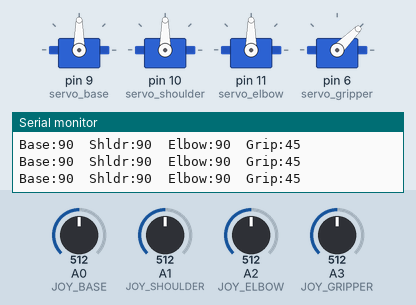
Simulated run of this sketch. Board: Arduino Uno, built with avr-gcc and run on an emulated ATmega328P. Shown: 4 × servo, the last lines printed to the serial monitor. Inputs (shaded band) come from the test bench; at power-on: A0 (JOY_BASE) = 512, A3 (JOY_GRIPPER) = 512, A1 (JOY_SHOULDER) = 512, A2 (JOY_ELBOW) = 512.

Above: at 1.7 s.
1.8 s: A0 (JOY_BASE) set to 610
4.8 s: A0 (JOY_BASE) set to 639
At 4.95 s:
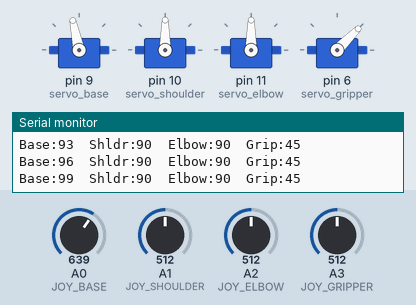
At 7.4 s:
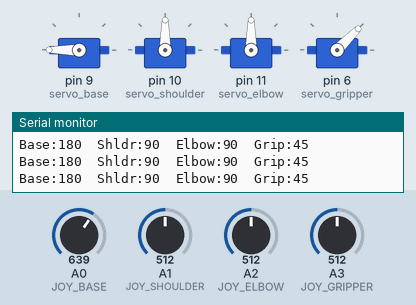
7.8 s: A3 (JOY_GRIPPER) set to 610
10.8 s: A3 (JOY_GRIPPER) set to 630
At 12.6 s:
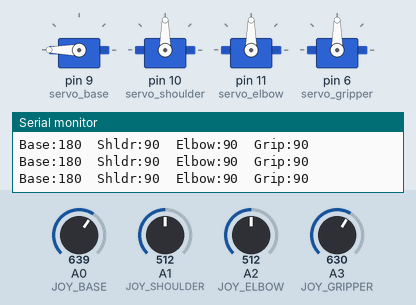
13.8 s: A1 (JOY_SHOULDER) set to 607
16.8 s: A1 (JOY_SHOULDER) set to 630
At 18.5 s:
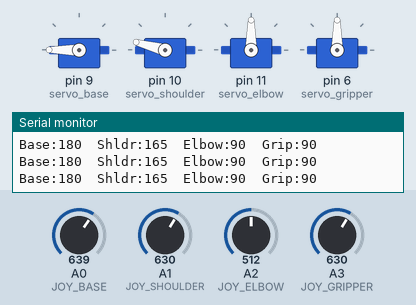
Timing chart, 0 to 20.0 s (numbered marks = the images above; inputs shaded):
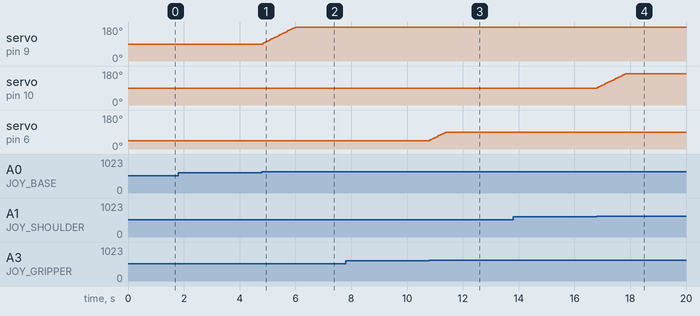

The sketch:

robotic_arm_4joystick_simple.ino
```cpp
/*
 * ================================================
 *  4-Axis Robotic Arm — Joystick Control
 *  Board  : Arduino Uno
 *  Servos : 4x SG90 or MG90S
 *  Input  : 4x Joystick modules (1 axis each used)
 * ================================================
 *
 *  Wiring:
 *  -------
 *  Joystick 1 (Base)     → A0    |  Servo 1 (Base)     → D9
 *  Joystick 2 (Shoulder) → A1    |  Servo 2 (Shoulder) → D10
 *  Joystick 3 (Elbow)    → A2    |  Servo 3 (Elbow)    → D11
 *  Joystick 4 (Gripper)  → A3    |  Servo 4 (Gripper)  → D6
 *
 *  How it works:
 *  -------------
 *  Push a joystick forward  → servo moves in one direction
 *  Push a joystick backward → servo moves the other direction
 *  Let go (center ~512)     → servo holds its position
 *
 *  Power note:
 *  -----------
 *  Do NOT power servos from the Arduino 5V pin.
 *  Use a separate 5V / 2A power supply.
 *  Connect the GND of that supply to Arduino GND.
 * ================================================
 */

#include <Servo.h>

// ── Servo objects ────────────────────────────────
Servo servo_base;
Servo servo_shoulder;
Servo servo_elbow;
Servo servo_gripper;

// ── Starting positions (degrees) ─────────────────
int base_deg     = 90;
int shoulder_deg = 90;
int elbow_deg    = 90;
int gripper_deg  = 45;

// ── Joystick analog pins ──────────────────────────
#define JOY_BASE     A0
#define JOY_SHOULDER A1
#define JOY_ELBOW    A2
#define JOY_GRIPPER  A3

// ── Tuning knobs ──────────────────────────────────
// How many degrees to move per loop tick when joystick is pushed.
// Raise this number = faster arm. Lower = slower/more precise.
#define SPEED 3

// Joystick dead zone: values between LOW_THRESH and HIGH_THRESH
// are treated as "center / not moving". This prevents drift.
// Most joystick modules center around 512 out of 0-1023.
#define LOW_THRESH  400
#define HIGH_THRESH 620

// Loop delay in milliseconds — controls how fast the loop runs.
// 20ms = 50 times per second. Good balance of speed and smoothness.
#define LOOP_DELAY  20

// ── Soft limits (degrees) ─────────────────────────
// Keeps each joint from hitting its physical end stop.
// Adjust these to match YOUR arm's safe range of motion.
#define BASE_MIN      0
#define BASE_MAX      180

#define SHOULDER_MIN  15
#define SHOULDER_MAX  165

#define ELBOW_MIN     15
#define ELBOW_MAX     165

#define GRIPPER_MIN   10
#define GRIPPER_MAX   90

// =================================================
void setup() {
  Serial.begin(9600);

  // Attach each servo to its PWM pin
  servo_base.attach(9);
  servo_shoulder.attach(10);
  servo_elbow.attach(11);
  servo_gripper.attach(6);

  // Write starting positions so arm starts at a known safe spot
  servo_base.write(base_deg);
  servo_shoulder.write(shoulder_deg);
  servo_elbow.write(elbow_deg);
  servo_gripper.write(gripper_deg);

  delay(500); // brief pause to let servos reach start position

  Serial.println("Robotic arm ready.");
}

// =================================================
void loop() {

  // ── Read all 4 joysticks ───────────────────────
  int joy_base     = analogRead(JOY_BASE);
  int joy_shoulder = analogRead(JOY_SHOULDER);
  int joy_elbow    = analogRead(JOY_ELBOW);
  int joy_gripper  = analogRead(JOY_GRIPPER);

  // ── Base ──────────────────────────────────────
  if (joy_base < LOW_THRESH)        base_deg -= SPEED;
  else if (joy_base > HIGH_THRESH)  base_deg += SPEED;
  base_deg = constrain(base_deg, BASE_MIN, BASE_MAX);

  // ── Shoulder ──────────────────────────────────
  if (joy_shoulder < LOW_THRESH)        shoulder_deg -= SPEED;
  else if (joy_shoulder > HIGH_THRESH)  shoulder_deg += SPEED;
  shoulder_deg = constrain(shoulder_deg, SHOULDER_MIN, SHOULDER_MAX);

  // ── Elbow ─────────────────────────────────────
  if (joy_elbow < LOW_THRESH)        elbow_deg -= SPEED;
  else if (joy_elbow > HIGH_THRESH)  elbow_deg += SPEED;
  elbow_deg = constrain(elbow_deg, ELBOW_MIN, ELBOW_MAX);

  // ── Gripper ───────────────────────────────────
  if (joy_gripper < LOW_THRESH)        gripper_deg -= SPEED;
  else if (joy_gripper > HIGH_THRESH)  gripper_deg += SPEED;
  gripper_deg = constrain(gripper_deg, GRIPPER_MIN, GRIPPER_MAX);

  // ── Write angles to servos ────────────────────
  servo_base.write(base_deg);
  servo_shoulder.write(shoulder_deg);
  servo_elbow.write(elbow_deg);
  servo_gripper.write(gripper_deg);

  // ── Print to Serial Monitor (for debugging) ───
  Serial.print("Base:");     Serial.print(base_deg);
  Serial.print("  Shldr:");  Serial.print(shoulder_deg);
  Serial.print("  Elbow:");  Serial.print(elbow_deg);
  Serial.print("  Grip:");   Serial.println(gripper_deg);

  // ── Wait before next loop ─────────────────────
  delay(LOOP_DELAY);
}
```

Measured:
- the behaviour switches between 620 and 621 on A0 (JOY_BASE) (found by bisection; images 0 and 1)
- the behaviour switches between 620 and 621 on A3 (JOY_GRIPPER) (found by bisection; images 2 and 3)
- the behaviour switches between 620 and 621 on A1 (JOY_SHOULDER) (found by bisection; images 3 and 4)
- after the input at 4.8 s, servo on pin 9 (servo_base): moves from 90° to 180° over 1.2 s, starting at once
- after the input at 10.8 s, servo on pin 6 (servo_gripper): moves from 45° to 90° over 0.57 s, starting at once
- after the input at 16.8 s, servo on pin 10 (servo_shoulder): moves from 90° to 165° over 1.0 s, starting at once
